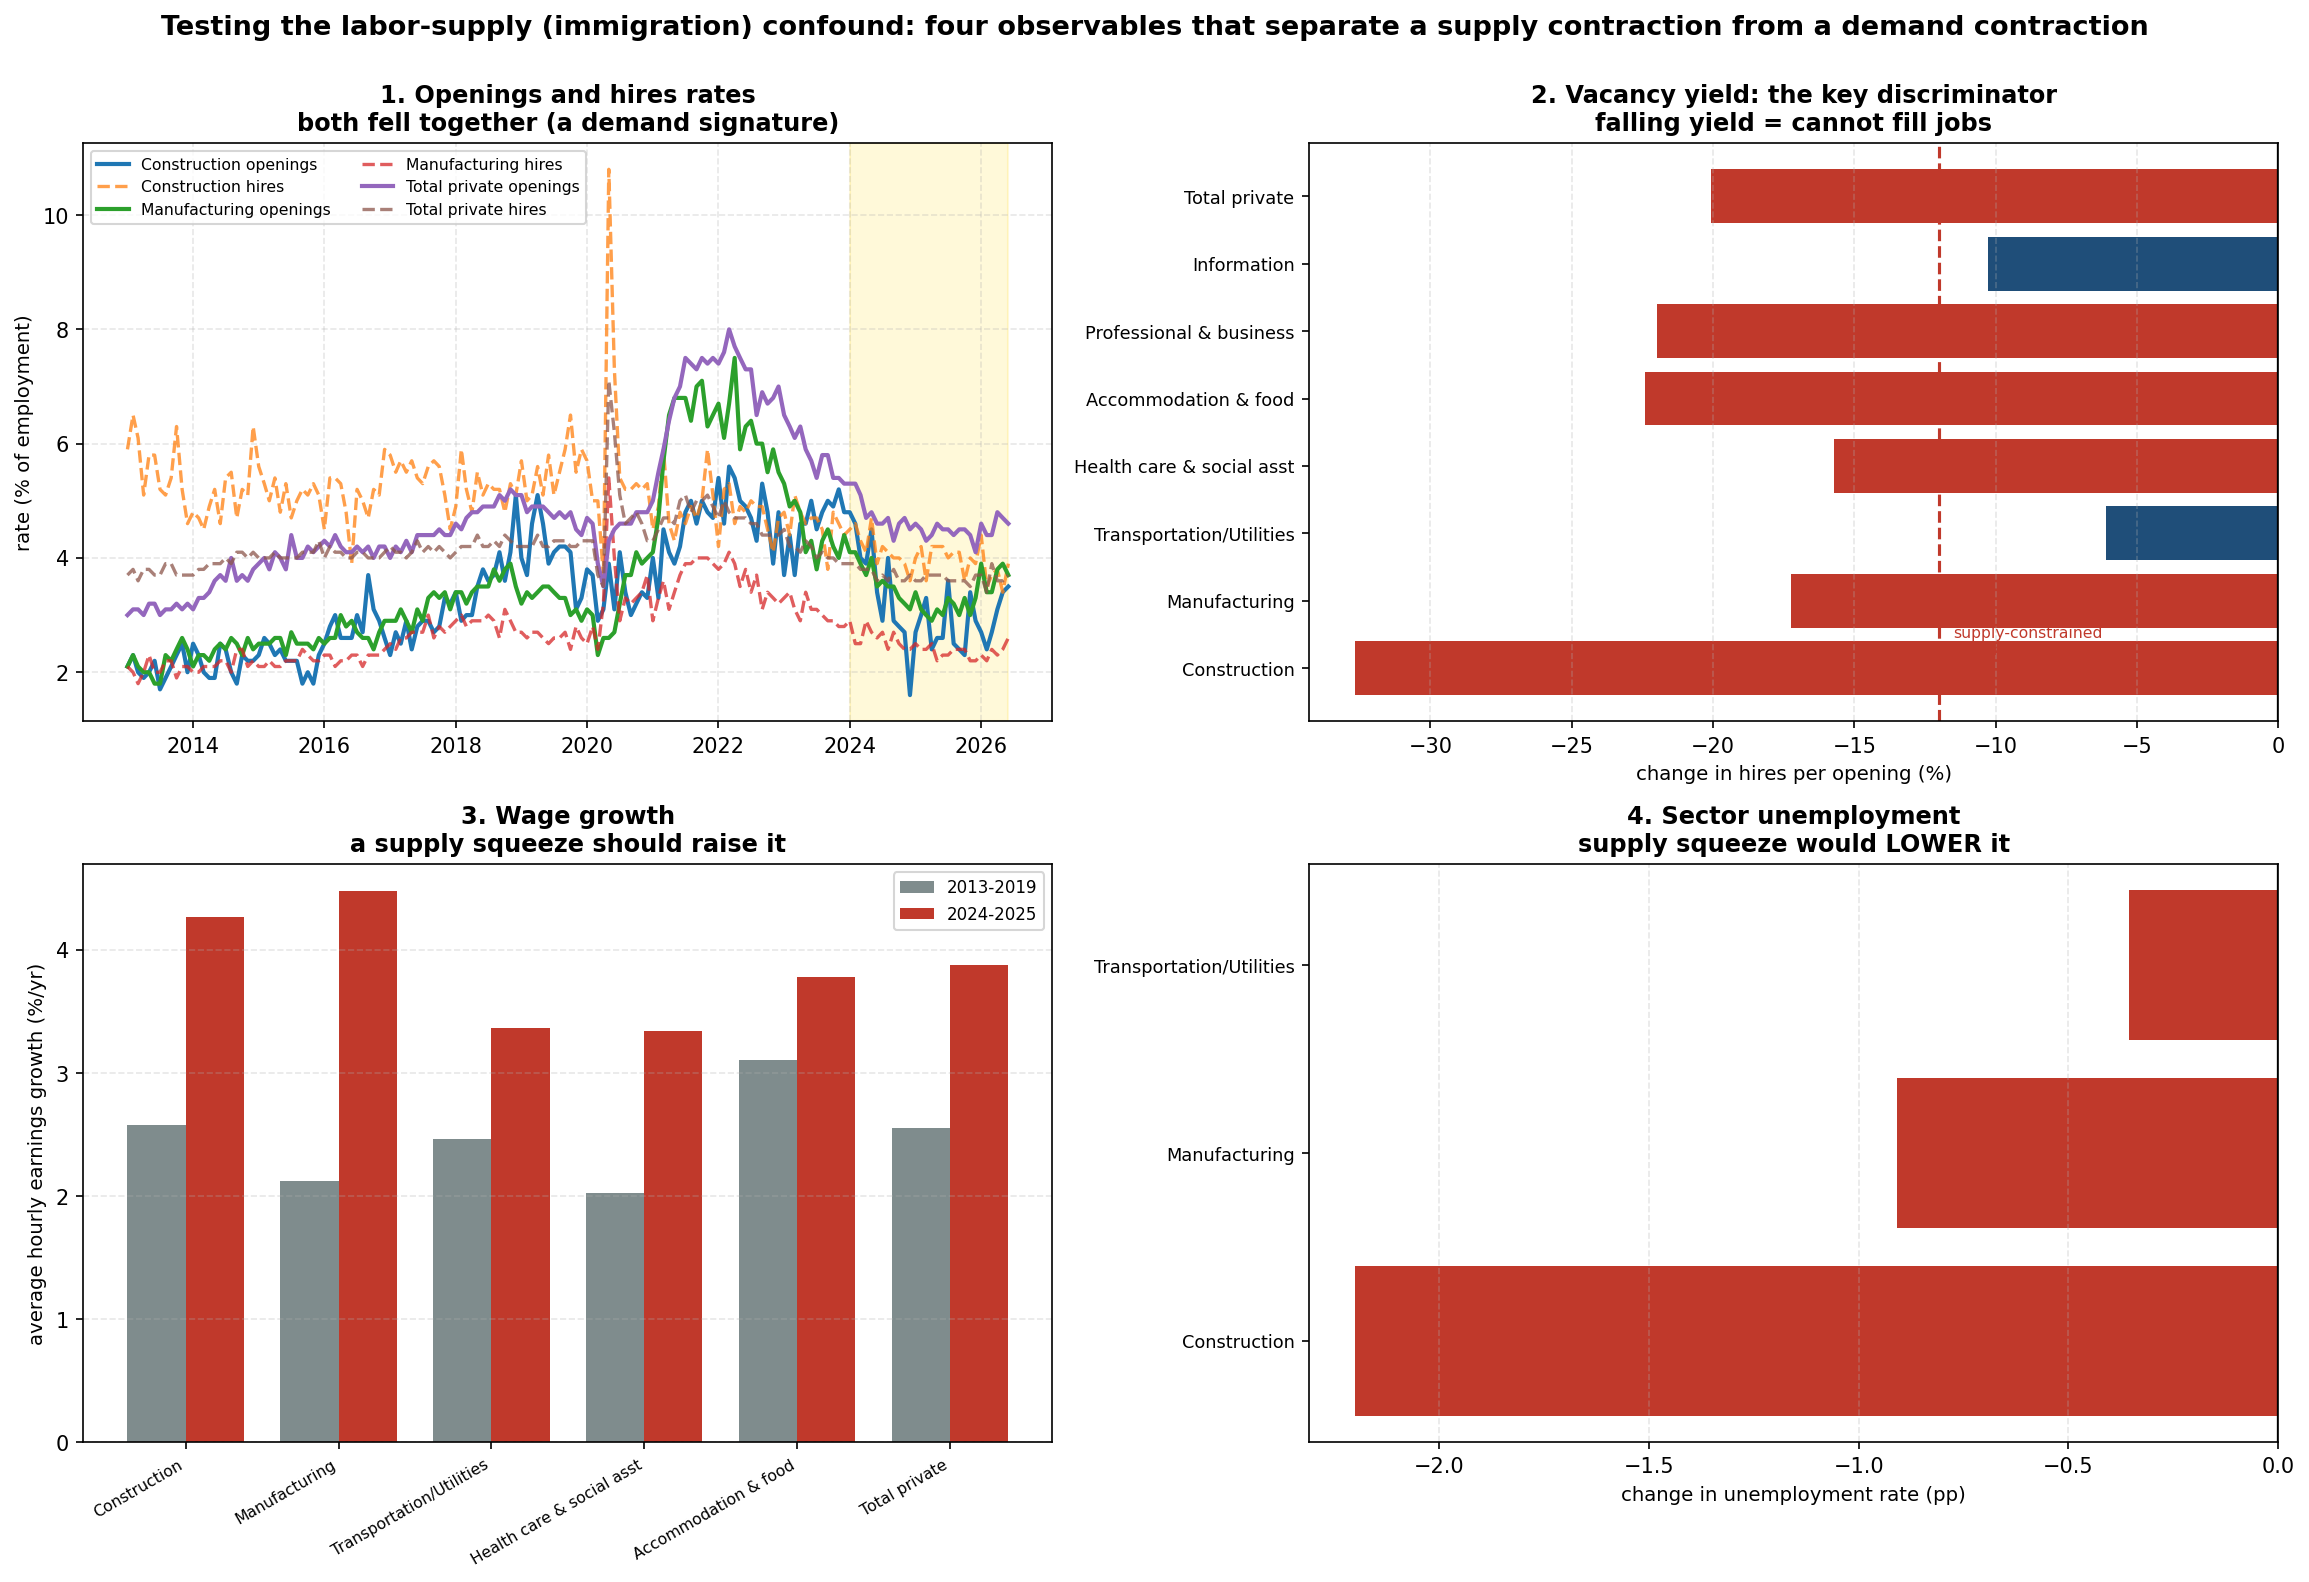

Source code (Python):
"""
immigration_confound.py
Was the 2024-2025 hiring slowdown a fall in labor DEMAND, or a fall in labor SUPPLY?

WHY THIS MATTERS
Everything else in this folder treats slower hiring as evidence about labor
demand: rates cooled it, or AI displaced it. There is a third possibility the
project has flagged but never tested. Net immigration collapsed through 2025,
with unauthorized flows turning negative and averaging roughly -55,000 a month in
the second half of the year, and Federal Reserve estimates put the monthly
breakeven job growth needed to hold unemployment steady at roughly 40,000 or
lower in 2025, down from about 100,000 in 2024 (Dallas Fed 2025, 2026; Kansas
City Fed 2026; Murray and Vidangos 2026).

If the workforce shrank, employment growth would slow even with labor demand
completely unchanged. That is not a rival explanation for the same mechanism; it
is a different mechanism producing an identical-looking employment series. And it
hits Construction hardest, which is the sector carrying most of this project's
weight and the most immigrant-intensive major industry in the US.

THE TEST
Supply and demand contractions make OPPOSITE predictions about four observables,
so they can be separated without needing immigration data at the industry level:

                        labor SUPPLY fell      labor DEMAND fell
  job openings          stay high              fall
  hires per opening     FALLS (cannot fill)    roughly stable
  wage growth           RISES (bidding up)     falls
  unemployment rate     falls                  rises

A supply story requires firms to be trying and failing to hire: postings stay up,
each posting yields fewer hires, wages get bid up, and unemployment falls because
there are fewer workers competing. A demand story has firms simply posting less,
with each posting still filling normally, wage growth cooling and unemployment
rising.

These are sharp enough that the data can decide, and they do not rely on any
industry-level measure of immigrant labor share, which is what makes the test
feasible. What it cannot do is attribute a supply contraction specifically to
immigration rather than to retirements or participation, so a supply verdict here
is "labor supply", not "immigration" per se. That distinction is kept throughout.

DATA
  JOLTS   BLS, 28 industries, seasonally adjusted rates: job openings, hires,
          quits, layoffs. Construction is its own industry.
  CES     Average hourly earnings by industry, for the wage test.
  FRED    Sector unemployment rates already in this repo.

Writes immigration_confound.png.
"""

import os
import glob
import numpy as np
import pandas as pd
import matplotlib
matplotlib.use("Agg")
import matplotlib.pyplot as plt
from scipy import stats as sp_stats

HERE     = os.path.dirname(os.path.abspath(__file__))
DATA_DIR = os.path.join(HERE, "..", "FRED-Data") + os.sep
JD       = os.path.join(DATA_DIR, "jolts") + os.sep
PRE      = ("2013-01-01", "2019-12-31")
POST     = ("2024-01-01", "2026-12-31")

FOCUS = {
    "230000": "Construction",
    "300000": "Manufacturing",
    "480099": "Transportation/Utilities",
    "620000": "Health care & social asst",
    "720000": "Accommodation & food",
    "540099": "Professional & business",
    "510000": "Information",
    "100000": "Total private",
}
# CES supersector codes matching the JOLTS industries above, for wages
CES_MATCH = {
    "230000": "20000000", "300000": "30000000", "480099": "40000000",
    "620000": "65000000", "720000": "70000000", "540099": "60000000",
    "510000": "50000000", "100000": "05000000",
}
UNEMP = {
    "Construction": "construction_unemployment_rate_LNU04032231.csv",
    "Manufacturing": "manufacturing_unemployment_rate_LNU04032232.csv",
    "Transportation/Utilities": "transportation_utilities_unemployment_rate_LNU04032236.csv",
}


def read_bls(path, names):
    d = pd.read_csv(path, sep="\t", header=None, names=names, dtype=str)
    d = d[d.period.str.startswith("M") & (d.period != "M13")].copy()
    d["value"] = pd.to_numeric(d.value, errors="coerce")
    d["date"] = pd.to_datetime(d.year + "-" + d.period.str[1:] + "-01")
    return d.dropna(subset=["value"])


def load_fred(name):
    p = os.path.join(DATA_DIR, name)
    p = p if os.path.exists(p) else glob.glob(os.path.join(DATA_DIR, "*" + name))[0]
    d = pd.read_csv(p)
    d.columns = [c.strip() for c in d.columns]
    d[d.columns[0]] = pd.to_datetime(d[d.columns[0]])
    d = d.set_index(d.columns[0])
    return pd.to_numeric(d.iloc[:, 0], errors="coerce").dropna()


def avg(s, win):
    v = s.loc[win[0]:win[1]]
    return v.mean() if len(v) else np.nan


jolts = read_bls(JD + "jolts_rates.tsv", ["sid", "year", "period", "value"])
jolts["ind"] = jolts.sid.str[3:9]
jolts["elem"] = jolts.sid.str[-3:-1]
piv = {e: jolts[jolts.elem == e].pivot_table(index="date", columns="ind", values="value")
       for e in ["JO", "HI", "QU", "LD"]}

ahe = read_bls(JD + "ces_ahe.tsv", ["sid", "year", "period", "value"])
ahe["code"] = ahe.sid.str[3:11]
ahe_p = ahe.pivot_table(index="date", columns="code", values="value")

print("=" * 98)
print("IS THE HIRING SLOWDOWN A LABOR SUPPLY CONTRACTION?  Four discriminating tests")
print("=" * 98)
print(f"\n  Comparing {POST[0][:7]} onward against the {PRE[0][:7]} to {PRE[1][:7]} baseline.")
print("  SUPPLY predicts: openings hold up, vacancy yield falls, wages accelerate,")
print("  unemployment falls.  DEMAND predicts the opposite on all four.\n")

rows = []
for code, nm in FOCUS.items():
    jo, hi = piv["JO"].get(code), piv["HI"].get(code)
    if jo is None or hi is None:
        continue
    jo_pre, jo_post = avg(jo, PRE), avg(jo, POST)
    hi_pre, hi_post = avg(hi, PRE), avg(hi, POST)
    # vacancy yield: hires per unit of openings
    vy = (hi / jo).replace([np.inf, -np.inf], np.nan)
    vy_pre, vy_post = avg(vy, PRE), avg(vy, POST)
    # wages: YoY growth of average hourly earnings
    w = ahe_p.get(CES_MATCH.get(code))
    if w is not None:
        wg = w.pct_change(12) * 100
        w_pre, w_post = avg(wg, PRE), avg(wg, POST)
    else:
        w_pre = w_post = np.nan
    rows.append(dict(code=code, name=nm,
                     jo_pre=jo_pre, jo_post=jo_post, jo_d=jo_post - jo_pre,
                     hi_pre=hi_pre, hi_post=hi_post, hi_d=hi_post - hi_pre,
                     vy_pre=vy_pre, vy_post=vy_post, vy_d=vy_post - vy_pre,
                     w_pre=w_pre, w_post=w_post, w_d=w_post - w_pre))
R = pd.DataFrame(rows)

print("[1] JOB OPENINGS AND HIRES RATES (percent of employment, monthly)\n")
print(f"  {'industry':<28}{'openings pre':>13}{'post':>8}{'chg':>8}"
      f"{'hires pre':>11}{'post':>8}{'chg':>8}")
for _, r in R.iterrows():
    print(f"  {r['name']:<28}{r.jo_pre:>13.2f}{r.jo_post:>8.2f}{r.jo_d:>+8.2f}"
          f"{r.hi_pre:>11.2f}{r.hi_post:>8.2f}{r.hi_d:>+8.2f}")

print("\n[2] VACANCY YIELD: hires per opening. THE KEY DISCRIMINATOR.\n")
print("  A supply constraint means firms post jobs they cannot fill, so yield FALLS.")
print("  A demand contraction means fewer postings but normal filling, so yield HOLDS.\n")
print(f"  {'industry':<28}{'yield pre':>11}{'post':>9}{'change':>9}{'% change':>10}   reading")
for _, r in R.iterrows():
    pc = 100 * r.vy_d / r.vy_pre if r.vy_pre else np.nan
    rd_ = ("supply-constrained" if pc < -12 else
           "demand-driven" if pc > -5 else "mixed")
    print(f"  {r['name']:<28}{r.vy_pre:>11.2f}{r.vy_post:>9.2f}{r.vy_d:>+9.2f}"
          f"{pc:>+10.1f}   {rd_}")

print("\n[3] WAGE GROWTH: a supply squeeze bids wages UP\n")
print(f"  {'industry':<28}{'AHE growth pre':>16}{'post':>9}{'change':>9}   reading")
for _, r in R.iterrows():
    if np.isnan(r.w_pre):
        continue
    rd_ = "supply-consistent" if r.w_d > 0.5 else \
          "demand-consistent" if r.w_d < -0.3 else "flat"
    print(f"  {r['name']:<28}{r.w_pre:>16.2f}{r.w_post:>9.2f}{r.w_d:>+9.2f}   {rd_}")

print("\n[4] UNEMPLOYMENT: a supply squeeze LOWERS it even as hiring slows\n")
print(f"  {'sector':<28}{'unemp pre':>11}{'post':>9}{'change':>9}   reading")
u_rows = []
for nm, fn in UNEMP.items():
    u = load_fred(fn)
    up, uq = avg(u, PRE), avg(u, POST)
    u_rows.append((nm, up, uq, uq - up))
    rd_ = "supply-consistent" if uq - up < -0.3 else \
          "demand-consistent" if uq - up > 0.3 else "flat"
    print(f"  {nm:<28}{up:>11.2f}{uq:>9.2f}{uq-up:>+9.2f}   {rd_}")

# ---------------------------------------------------------------------------
print("\n" + "=" * 98)
print("VERDICT, SCORED ACROSS THE FOUR TESTS")
print("=" * 98)
umap = {n: d for n, _, _, d in u_rows}
print(f"\n  {'industry':<28}{'openings':>10}{'vac yield':>11}{'wages':>9}"
      f"{'unemp':>9}   net")
for _, r in R.iterrows():
    score = 0
    marks = []
    marks.append("S" if r.jo_d > -0.3 else "D"); score += 1 if r.jo_d > -0.3 else -1
    pc = 100 * r.vy_d / r.vy_pre if r.vy_pre else 0
    marks.append("S" if pc < -12 else "D"); score += 1 if pc < -12 else -1
    if not np.isnan(r.w_d):
        marks.append("S" if r.w_d > 0.5 else "D"); score += 1 if r.w_d > 0.5 else -1
    else:
        marks.append("-")
    ud = umap.get(r['name'], np.nan)
    if not np.isnan(ud):
        marks.append("S" if ud < -0.3 else "D"); score += 1 if ud < -0.3 else -1
    else:
        marks.append("-")
    verdict = "SUPPLY" if score >= 2 else "DEMAND" if score <= -2 else "mixed"
    print(f"  {r['name']:<28}{marks[0]:>10}{marks[1]:>11}{marks[2]:>9}"
          f"{marks[3]:>9}   {verdict}")
print("\n  S = pattern matches a labor-supply contraction, D = matches a demand contraction.")

print("\n  CONSTRUCTION IS THE CASE THAT MATTERS, because it is both the sector this")
print("  project leans on most and the most immigrant-intensive major US industry.")
c = R[R.name == "Construction"].iloc[0]
print(f"    openings   {c.jo_pre:.2f} -> {c.jo_post:.2f}  ({c.jo_d:+.2f})")
print(f"    hires      {c.hi_pre:.2f} -> {c.hi_post:.2f}  ({c.hi_d:+.2f})")
print(f"    vac yield  {c.vy_pre:.2f} -> {c.vy_post:.2f}  ({100*c.vy_d/c.vy_pre:+.1f}%)")
print(f"    wage growth{c.w_pre:>6.2f} -> {c.w_post:.2f}  ({c.w_d:+.2f}pp)")
print(f"    unemployment {umap.get('Construction', float('nan')):+.2f}pp")

print("\n  WHAT THIS CANNOT DO: separate immigration from retirement or participation")
print("  as the source of any supply contraction, and it cannot rule out that demand")
print("  and supply both fell at once, which would partly offset on every measure here.")

# ---------------------------------------------------------------------------
# THE BASELINE MATTERS, AND THIS IS THE MOST IMPORTANT QUALIFICATION.
# Everything above compares 2024-2025 against 2013-2019, which is how this
# project defines the "slowdown". But that comparison spans the post-COVID
# repricing of the whole labor market, so it answers "is the 2024-25 labor
# market tighter than the 2010s?" rather than "what changed recently?".
# Re-running against the 2022-2023 peak isolates the recent move.
# ---------------------------------------------------------------------------
PEAK = ("2022-01-01", "2023-12-31")
print("\n" + "=" * 98)
print("THE SAME TESTS AGAINST THE 2022-2023 PEAK, WHICH ISOLATES THE RECENT CHANGE")
print("=" * 98)
print("\n  Against 2013-2019 the question is 'is this market tight relative to the 2010s'.")
print("  Against 2022-2023 the question is 'what has been happening lately'. Both matter,")
print("  and they do not have to give the same answer.\n")
print(f"  {'industry':<28}{'openings':>10}{'vac yield %':>13}{'wages':>9}   reading vs peak")
rows2 = []
for code, nm in FOCUS.items():
    jo, hi = piv["JO"].get(code), piv["HI"].get(code)
    if jo is None or hi is None:
        continue
    vy = (hi / jo).replace([np.inf, -np.inf], np.nan)
    jod = avg(jo, POST) - avg(jo, PEAK)
    vyp = avg(vy, PEAK)
    vyd = 100 * (avg(vy, POST) - vyp) / vyp if vyp else np.nan
    w = ahe_p.get(CES_MATCH.get(code))
    wd = np.nan
    if w is not None:
        wg = w.pct_change(12) * 100
        wd = avg(wg, POST) - avg(wg, PEAK)
    rows2.append(dict(name=nm, jo_d=jod, vy_d=vyd, w_d=wd))
    rd_ = ("demand cooling" if jod < -0.3 and (np.isnan(wd) or wd < 0) else
           "supply-constrained" if vyd < -12 and (not np.isnan(wd) and wd > 0) else "mixed")
    print(f"  {nm:<28}{jod:>+10.2f}{vyd:>+13.1f}{wd:>+9.2f}   {rd_}")
R2 = pd.DataFrame(rows2)

c2 = R2[R2.name == "Construction"].iloc[0]
print(f"\n  Construction against the 2022-23 peak: openings {c2.jo_d:+.2f}, "
      f"vacancy yield {c2.vy_d:+.1f}%, wage growth {c2.w_d:+.2f}pp")
print("\n  READ THE TWO BASELINES TOGETHER. Against the 2010s the 2024-25 market still")
print("  looks supply-tight on every measure. Against the 2022-23 peak, openings and")
print("  wage growth are coming DOWN, which is demand cooling. The consistent reading is")
print("  a labor market that became structurally supply-constrained after COVID and is")
print("  now cooling on the demand side from that tighter starting point.")
print("\n  For THIS project the consequence is specific: the 2013-2019 baseline used")
print("  throughout to define the 'hiring slowdown' cannot separate the two, because a")
print("  smaller workforce and weaker labor demand both reduce measured hiring against")
print("  a pre-COVID benchmark.")

# ---------------------------------------------------------------------------
fig, axes = plt.subplots(2, 2, figsize=(15.5, 10.5))

ax = axes[0, 0]
for code, nm in [("230000", "Construction"), ("300000", "Manufacturing"),
                 ("100000", "Total private")]:
    jo = piv["JO"].get(code)
    if jo is None:
        continue
    s = jo.loc["2013-01-01":]
    ax.plot(s.index, s.values, lw=2.0, label=f"{nm} openings")
    hi = piv["HI"].get(code).loc["2013-01-01":]
    ax.plot(hi.index, hi.values, lw=1.6, ls="--", alpha=0.75, label=f"{nm} hires")
ax.axvspan(pd.Timestamp(POST[0]), pd.Timestamp("2026-06-01"), color="gold", alpha=0.15)
ax.set_title("1. Openings and hires rates\nboth fell together (a demand signature)",
             fontsize=11.5, fontweight="bold")
ax.set_ylabel("rate (% of employment)", fontsize=9.5)
ax.legend(fontsize=7.5, ncol=2); ax.grid(True, ls="--", alpha=0.3)

ax = axes[0, 1]
names = R.name.tolist()
pcs = [100 * r.vy_d / r.vy_pre if r.vy_pre else 0 for _, r in R.iterrows()]
cols = ["#c0392b" if p < -12 else "#1f4e79" for p in pcs]
ax.barh(np.arange(len(names)), pcs, color=cols)
ax.axvline(0, color="black", lw=1.1)
ax.axvline(-12, color="#c0392b", ls="--", lw=1.5)
ax.text(-11.5, 0.2, "supply-constrained\nthreshold", fontsize=7.5, color="#c0392b")
ax.set_yticks(np.arange(len(names))); ax.set_yticklabels(names, fontsize=8.5)
ax.set_xlabel("change in hires per opening (%)", fontsize=9.5)
ax.set_title("2. Vacancy yield: the key discriminator\nfalling yield = cannot fill jobs",
             fontsize=11.5, fontweight="bold")
ax.grid(True, axis="x", ls="--", alpha=0.3)

ax = axes[1, 0]
w = R.dropna(subset=["w_d"])
xi = np.arange(len(w)); bw = 0.38
ax.bar(xi - bw/2, w.w_pre, bw, color="#7f8c8d", label="2013-2019")
ax.bar(xi + bw/2, w.w_post, bw, color="#c0392b", label="2024-2025")
ax.set_xticks(xi); ax.set_xticklabels(w.name, fontsize=7.5, rotation=30, ha="right")
ax.set_ylabel("average hourly earnings growth (%/yr)", fontsize=9.5)
ax.set_title("3. Wage growth\na supply squeeze should raise it",
             fontsize=11.5, fontweight="bold")
ax.legend(fontsize=8); ax.grid(True, axis="y", ls="--", alpha=0.3)

ax = axes[1, 1]
un = [(n, d) for n, _, _, d in u_rows]
ax.barh(np.arange(len(un)), [d for _, d in un],
        color=["#1f4e79" if d > 0 else "#c0392b" for _, d in un])
ax.axvline(0, color="black", lw=1.1)
ax.set_yticks(np.arange(len(un))); ax.set_yticklabels([n for n, _ in un], fontsize=8.5)
ax.set_xlabel("change in unemployment rate (pp)", fontsize=9.5)
ax.set_title("4. Sector unemployment\nsupply squeeze would LOWER it",
             fontsize=11.5, fontweight="bold")
ax.grid(True, axis="x", ls="--", alpha=0.3)

fig.suptitle("Testing the labor-supply (immigration) confound: four observables that "
             "separate a supply contraction from a demand contraction",
             fontsize=13, fontweight="bold", y=1.0)
plt.tight_layout()
out = os.path.join(HERE, "immigration_confound.png")
plt.savefig(out, dpi=150, bbox_inches="tight")
print(f"\nChart saved: {out}")
